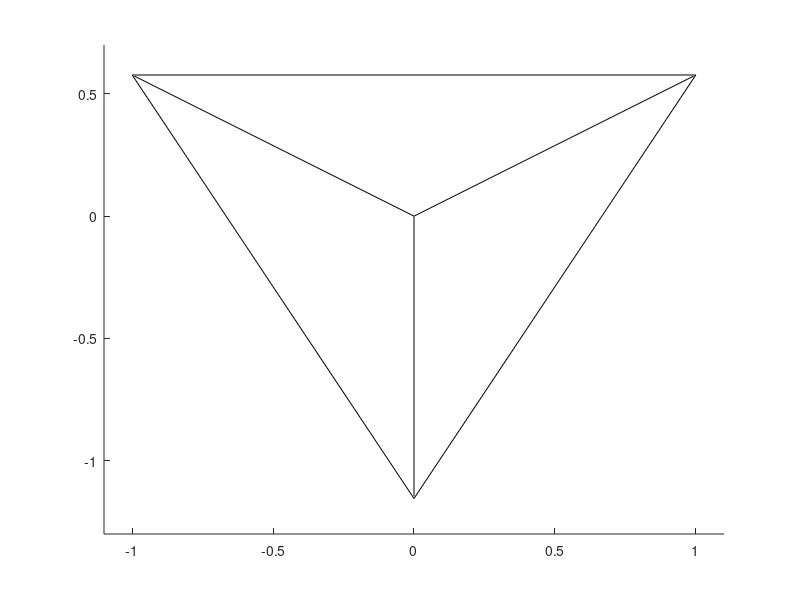

Write the MATLAB code that produced this figure.
% This function plots the edges of the arena for n=4. i.e. the edges of a 
% regular tetrahedron with side length = two.

function[] = boundaries()

hold on

% Set axes
axis([-1.1,1.1,-1.3,0.7,-1.3,0.6])

% Plot top edges
plot3([1,-1,0,1],[1/sqrt(3),1/sqrt(3),-2/sqrt(3),1/sqrt(3)], ...
	[1/sqrt(6),1/sqrt(6),1/sqrt(6),1/sqrt(6)],"k");

% Plot descending edges
plot3([0,1],[0,1/sqrt(3)],[-3/sqrt(6),1/sqrt(6)],"k");
plot3([0,-1],[0,1/sqrt(3)],[-3/sqrt(6),1/sqrt(6)],"k");
plot3([0,0],[0,-2/sqrt(3)],[-3/sqrt(6),1/sqrt(6)],"k");

hold off	

end
